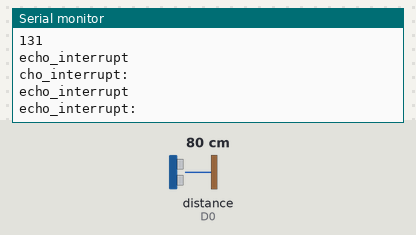
The sketch below on a simulated ESP8266 (NodeMCU). On the bench: the last lines printed to the serial monitor. Wiring (inferred from the names in the program): ultrasonic range finder: trigger D2; echo D0. The test bench sets the inputs (shaded band); at power-on: distance to the obstacle (sensor on D0) 80 cm. The echo pulse lasts 58.3 µs per cm.

Above: at 1.2 s.
1.3 s: distance to the obstacle (sensor on D0) set to 2 cm
At 1.71 s:
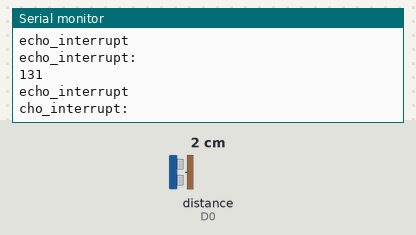
3.9 s: distance to the obstacle (sensor on D0) set to 4 cm
At 4.11 s:
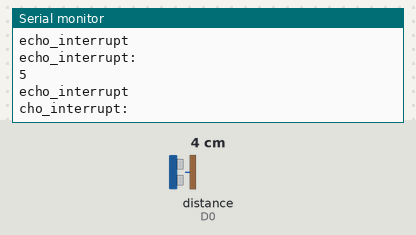
Timing chart, 0 to 6.9 s (numbered marks = the images above; inputs shaded):
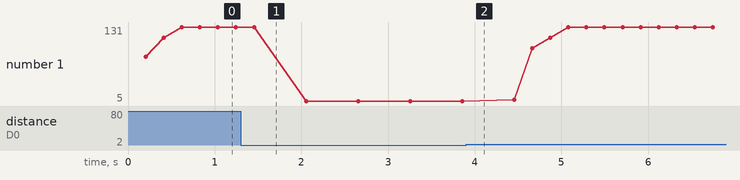

The sketch:

EchoSensor.ino
```cpp
#define trigPin D2                                    // Pin 12 trigger output
#define echoPin D0                                    // Pin 2 Echo input
#define echoInt echoPin                              // Interrupt id for echo pulse
//#define onBoardLED 13

volatile long echo_start = 0;                         // Records start of echo pulse
volatile long echo_end = 0;                           // Records end of echo pulse
volatile long echo_duration = 0;                      // Duration - difference between end and start

void setup()
{
  pinMode(trigPin, OUTPUT);                           // Trigger pin set to output
  pinMode(echoPin, INPUT);                            // Echo pin set to input

  attachInterrupt(echoInt, echo_interrupt, CHANGE);  // Attach interrupt to the sensor echo input
  Serial.begin (9600);                                // Initialise the serial monitor output
}

void loop()
{
    echo_duration = 0;
    // ping
    digitalWrite(trigPin, HIGH);
    delayMicroseconds(10);
    digitalWrite(trigPin, LOW);
    //my
    echo_duration = pulseIn(echoPin, HIGH, 200*1000);

    // wait pong
    delay(200);                                       // every 100 mS
    if (echo_duration) {
      Serial.println(echo_duration / 58);               // Print the distance in centimeters
    } else {
      Serial.println("No pong");
    }
}

void echo_interrupt()
{
  Serial.println("echo_interrupt");
  echo_end = digitalRead(echoPin);
  Serial.println("echo_interrupt: " + echo_end );
  switch (digitalRead(echoPin))                     // Test to see if the signal is high or low
  {
    case HIGH:                                      // High so must be the start of the echo pulse
      echo_end = 0;                                 // Clear the end time
      echo_start = micros();                        // Save the start time
     // attachInterrupt(echoInt, echo_interrupt, FALLING);  // Attach interrupt to the sensor echo input
      break;

    case LOW:                                       // Low so must be the end of hte echo pulse
      echo_end = micros();                          // Save the end time
      echo_duration = echo_end - echo_start;        // Calculate the pulse duration
      //attachInterrupt(echoInt, echo_interrupt, RISING);  // Attach interrupt to the sensor echo input
      break;
  }
}
```

Measured:
- plotted number 1: 131 → 5 after the input at 1.3 s
